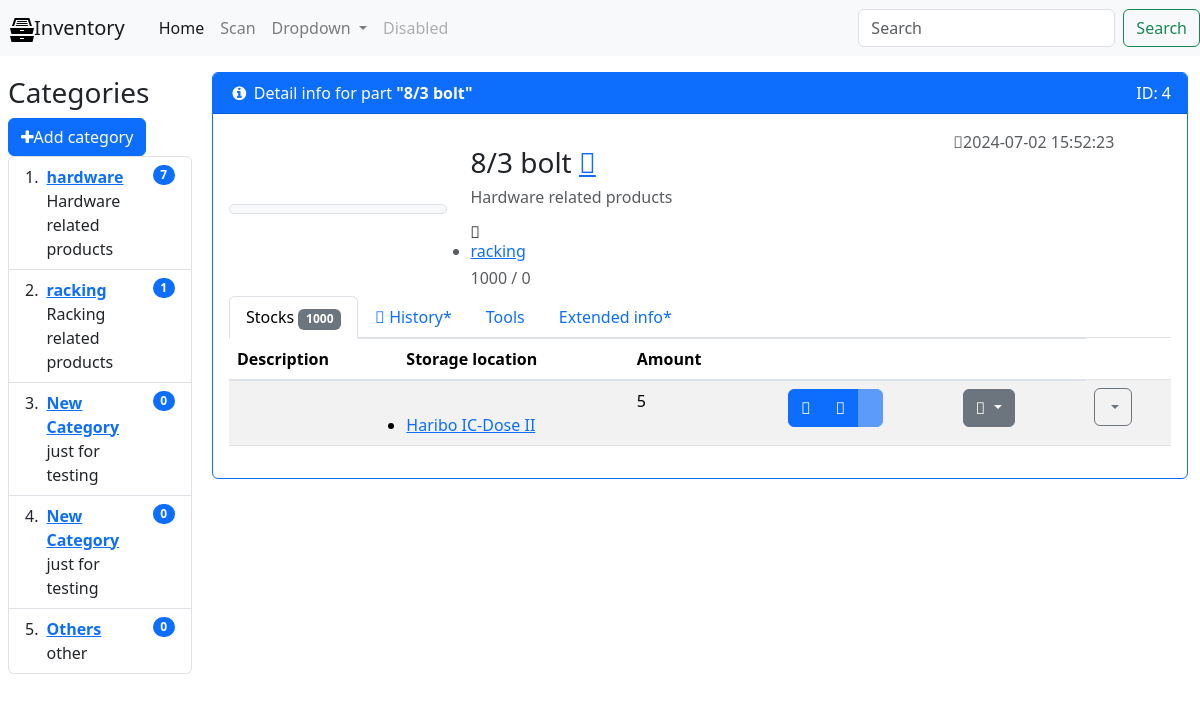
Page /productinfo/4/ on the committed database.
### tables this page shows
CREATE TABLE categories (
  id INTEGER PRIMARY KEY AUTOINCREMENT,
  name VARCHAR(255),
  description TEXT NOT NULL DEFAULT '',
  comment TEXT DEFAULT NULL,
  datetime_added TIMESTAMP DEFAULT CURRENT_TIMESTAMP,
  last_modified TIMESTAMP DEFAULT CURRENT_TIMESTAMP
);

CREATE TABLE products (
  id INTEGER PRIMARY KEY AUTOINCREMENT,
  id_category INTEGER NOT NULL DEFAULT 0,
  name VARCHAR(255),
  description TEXT NOT NULL DEFAULT '',
  instock INTEGER NOT NULL DEFAULT 0,
  comment TEXT NOT NULL DEFAULT '',
  visible INT(1) NOT NULL,
  datetime_added TIMESTAMP DEFAULT CURRENT_TIMESTAMP,
  last_modified TIMESTAMP DEFAULT CURRENT_TIMESTAMP
);

### main.py (the view)
@app.route('/productinfo/<int:id>/', methods=('GET', 'POST'))
def displayInfo(id):
    info = get_product_info(id)
    return render_template('info.html',
                           info=info,
                           categories=get_categories_ls())

### main.py (called while the page is built)
def get_db_connection():
    conn = sqlite3.connect('database.db')
    conn.row_factory = sqlite3.Row
    return conn

def get_categories_ls():
    conn = get_db_connection()
    cur = conn.cursor()
    cur.execute(
        "SELECT c.id AS id, c.name AS name, c.description AS description, c.comment AS comment, COUNT(p.id) AS products_count FROM categories c LEFT JOIN products p ON c.id = p.id_category GROUP BY c.id, c.name"
    )
    categories = cur.fetchall()
    conn.close()
    return categories

def get_product_info(id):
    conn = get_db_connection()
    cur = conn.cursor()
    cur.execute("SELECT * FROM products WHERE id = ?", (id, ))
    product = cur.fetchone()
    conn.close()
    return product

### templates/info.html (shortened to what this page needs)
{% extends 'base.html' %}
{% block content %}
<div class="card border-primary">
  <div class="card-header
      bg-primary text-white
">
      <i class="fa fa-info-circle fa-fw" aria-hidden="true"></i>
Detail info for part <b>"{{ info['name'] }}"</b>
      <div class="float-end">ID: {{ info['id'] }}</div>
  </div>
      <div class="card-body">
      <div class="row">
  <div class="col-md-9">
<div class="row">
<div class="col-md-3 col-lg-4 col-3 mt-auto mb-auto">
<div id="pictureCarousel" class="carousel slide mb-2" data-bs-interval="false" data-bs-ride="false">
  <div class="carousel-indicators">
                      <button type="button" data-bs-target="#pictureCarousel" data-bs-slide-to="0" class="active" aria-current="true" aria-label="Footprint"></button>
              </div>
  <div class="carousel-inner">
                                      <div class="carousel-item  active">
              <a href="/img/footprints/Active/ICs/DIP/IC_DIP18.png" data-turbo="false" target="_blank" rel="noopener">
                  <img class="d-block w-100 img-fluid img-thumbnail bg-light part-info-image" src="/img/footprints/Active/ICs/DIP/IC_DIP18.png" alt="">
              </a>
          </div>
              </div>
      </div>
</div>
<div class="col-md-9 col-lg-8 col-7">
  <h5 class="text-muted pt-2" title="Manufacturer">
              </h5>
  <h3 class="w-fit" data-bs-original-title="Name">{{ info['name'] }}
                                  <a href="{{ url_for('editProduct', id=info['id']) }}"><i class="fas fa-fw fa-sm fa-edit"></i></a>
              </h3>
  <h6 class="text-muted w-fit" data-bs-original-title="Description"><span><div class="markdown markdown-inline" data-controller="common--markdown"><p>{{ info['description']}}</p>
</div></span></h6>
  <h6 class="">
      <i class="fas fa-tag fa-fw" aria-label="Category" data-bs-original-title="Category"></i>
      <span class="text-muted">                <ul class="structural_link d-inline">
                      <li>
                                      <a href="/category/1/">{{ categories[info['id_category']]['name'] }}</a>
                              </li>
              </ul>
</span>
  </h6>
  <h6>
      <span class="text-muted">
                                                  <span data-bs-original-title="Instock">{{info['instock']}}</span>
                                          /
          <span data-bs-original-title="Minimum Instock">0</span>
      </span>
              </h6>
                                              </div>
</div>        </div>
  <div class="col-md-3 offset-md-0 col-9 offset-3">
<div class="mb-3">
<span class="text-muted" data-bs-original-title="Last modified">
<i class="fas fa-history fa-fw"></i>{{info['last_modified']}}</span>
<br>
</div>
  </div>
</div>
<div class="">
  <div class="">
      <ul class="nav nav-tabs" id="partTab" role="tablist">
          <li class="nav-item" role="presentation">
              <a class="nav-link active" id="part_lots-tab" data-bs-toggle="tab" href="#part_lots" role="tab" aria-selected="true">
                  Stocks                        <span class="badge bg-secondary">{{ info['instock'] }}</span>
              </a>
          </li>
          <li class="nav-item " role="presentation">
              <a class="nav-link" id="history-tab" data-bs-toggle="tab" href="#history" role="tab" aria-selected="false" tabindex="-1">
                  <i class="fas fa-history"></i>
                  History*                    </a>
          </li>
                          <li class="nav-item" role="presentation">
              <a class="nav-link" id="tools-tab" data-bs-toggle="tab" href="#tools" role="tab" aria-selected="false" tabindex="-1">
                  Tools                    </a>
          </li>
          <li class="nav-item" role="presentation">
              <a class="nav-link" id="extended_info-tab" data-bs-toggle="tab" href="#extended_info" role="tab" aria-selected="false" tabindex="-1">
                  Extended info*                    </a>
          </li>
      </ul>
      <div class="tab-content" id="myTabContent">
          <div class="tab-pane fade active show" id="part_lots" role="tabpanel" aria-labelledby="part_lots-tab">
<div class="table-responsive">
<table class="table table-striped table-hover">
  <thead>
  <tr>
      <th>Description</th>
      <th>Storage location</th>
      <th>Amount</th>
      <th></th>             <th></th>
      <th></th>             <th></th>
  </tr>
  </thead>
  <tbody>
              <tr>
          <td></td>
          <td>
                                                      <ul class="structural_link d-inline">
                      <li>
                                      <a href="/en/store_location/9/parts">Haribo IC-Dose II</a>
                              </li>
              </ul>
                              </td>
          <td>
                                      5
                              </td>
          <td>
          </td>
          <td>
              <div class="btn-group" role="group">
                  <button type="button" class="btn btn-primary" data-bs-toggle="modal" data-bs-target="#withdraw-modal" data-action="withdraw" data-lot-id="199" data-lot-amount="5" aria-label="Withdraw parts from lot" data-bs-original-title="Withdraw parts from lot">
                      <i class="fa-solid fa-minus fa-fw"></i>
                  </button>
                  <button type="button" class="btn btn-primary" data-bs-toggle="modal" data-bs-target="#withdraw-modal" data-action="add" data-lot-id="199" data-lot-amount="5" aria-label="Add parts to lot" data-bs-original-title="Add parts to lot">
                      <i class="fa-solid fa-plus fa-fw"></i>
                  </button>
                  <button type="button" class="btn btn-primary" data-bs-toggle="modal" data-bs-target="#withdraw-modal" data-action="move" data-lot-id="199" data-lot-amount="5" disabled="" aria-label="Move parts from lot to another lot" data-bs-original-title="Move parts from lot to another lot">
                  </button>
              </div>
          </td>
          <td>
                  <div class="dropdown">
  <button type="button" class="btn btn-secondary dropdown-toggle" title="Generate label" data-bs-toggle="dropdown" aria-haspopup="true" aria-expanded="false">
      <i class="fas fa-fw fa-qrcode"></i>         </button>
</div>
          </td>
          <td>
          </td><td>                     <div class="btn-group">
                  <button type="button" class="btn btn-outline-secondary dropdown-toggle" data-bs-toggle="dropdown" aria-haspopup="true" aria-expanded="false">
                  </button>
              </div>
          </td>
      </tr>
          </tbody>
</table>
</div>                </div>
      </div>
  </div>
</div>
</div>
</div>
{% endblock %}

### templates/base.html (shortened to what this page needs)
<!DOCTYPE html>
<html lang="en">
  <head>
      <link rel="stylesheet" href="{{ url_for('static', filename='font-awesome/css/font-awesome.min.css') }}">
    <link rel="stylesheet" href="{{ url_for('static', filename='css/styles.css') }}">
    <link rel="stylesheet" href="https://cdn.jsdelivr.net/npm/bootstrap@4.5.3/dist/css/bootstrap.min.css">
    <link rel="stylesheet" href="https://cdn.jsdelivr.net/npm/bootstrap@5.3.3/dist/css/bootstrap.min.css">
    <link rel="stylesheet" href="https://cdn.jsdelivr.net/npm/bootstrap-icons@1.11.3/font/bootstrap-icons.css">
    <link rel="stylesheet" href="https://cdn.jsdelivr.net/npm/bootstrap-table@1.22.6/dist/bootstrap-table.min.css">
  </head>
  <body>
      <nav class="navbar navbar-expand-lg navbar-light bg-light">
        <a class="spacing navbar-brand" href="/">Inventory</a>
        <div class="collapse navbar-collapse" id="navbarSupportedContent">
          <ul class="navbar-nav mr-auto">
            <li class="nav-item active">
              <a class="nav-link" href="/">Home <span class="sr-only">(current)</span></a>
            </li>
            <li class="nav-item">
              <a class="nav-link" href="#">Scan</a>
            </li>
            <li class="nav-item dropdown">
              <a class="nav-link dropdown-toggle" href="#" id="navbarDropdown" role="button" data-toggle="dropdown" aria-haspopup="true" aria-expanded="false">
                Dropdown
              </a>
            </li>
            <li class="nav-item">
              <a class="nav-link disabled" href="#" tabindex="-1" aria-disabled="true">Disabled</a>
            </li>
          </ul>
          <form class="form-inline my-2 my-lg-0">
            <input class="form-control mr-sm-2" type="search" placeholder="Search" aria-label="Search">
            <button class="btn btn-outline-success my-2 my-sm-0" type="submit">Search</button>
          </form>
        </div>
      </nav>
    <div class="container-fluid">
    <div class="row flex-nowrap">
      <div class="col-auto col-md-3 col-xl-2 px-sm-2 px-0">
        <h3 style="padding-top: 20px;">Categories</h3>
        <div id="toolbar">
          <a href="/addcategory/"><button type="button" class="btn btn-primary"><i class="fa fa-plus"></i>Add category</button></a>
        </div>
        <ol class="list-group list-group-numbered">
          {% for category in categories %}
          {% if title==category['name'] %}
          <li class="list-group-item d-flex justify-content-between align-items-start bg-primary text-light">
          {% else %}
            <li class="list-group-item d-flex justify-content-between align-items-start">
              {% endif %}
            <div class="ms-2 me-auto">
              <div class="fw-bold">
                {% if title==category['name'] %}
                <a class="link-light" href="{{ url_for('category', id=category['id']) }}">{{ category['name']}}</a>
                {% else %}
                <a href="{{ url_for('category', id=category['id']) }}">{{ category['name']}}</a>
                {% endif %}
              </div>
              {{category['description']}}
            </div>
              {% if title==category['name'] %}
              <span class="badge text-bg-light rounded-pill">{{category['products_count']}}</span>
              {% else %}
              <span class="badge text-bg-primary rounded-pill">{{category['products_count']}}</span>
              {% endif %}
          </li>
          {% endfor %}
        </ol>
      </div>
      <div class="col py-3 content">
          {% block content %} {% endblock %}
      </div>
    </div>
      </div>
  </body>
</html>

### static/css/styles.css (style rules this page uses)
.spacing { padding-left: 10px; padding-right: 10px; }

### rows in the picture
categories: name "hardware", description "Hardware related products", products_count "7"
categories: name "racking", description "Racking related products", products_count "1"
categories: name "New Category", description "just for testing", products_count "0"
categories: name "New Category", description "just for testing", products_count "0"
categories: name "Others", description "other", products_count "0"
products: name "8/3 bolt", id "4", description "Hardware related products", instock "1000", last_modified "2024-07-02 15:52:23"
